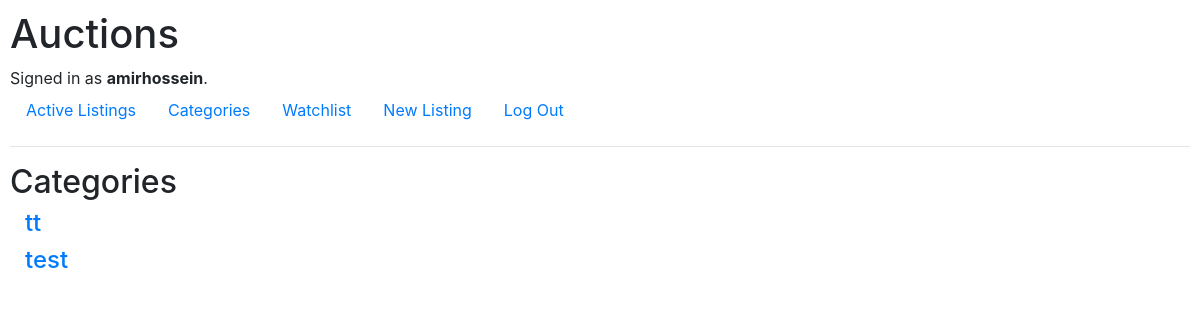
/categories (signed in), run on an earlier commit of the app's database.
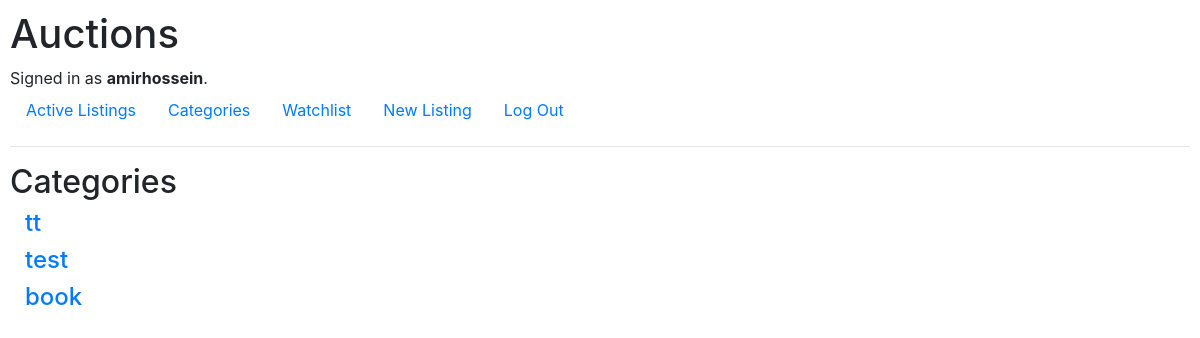
And on a later commit of the database.
### auctions/models.py (models this page shows, shortened)
class User(AbstractUser):
    def __str__(self):
        return f"id: {self.id}, username: {self.username}, email: {self.email}"

class Categories(models.Model):
    category = models.CharField(max_length=50)

### auctions/views.py (the view)
# urls.py: path("categories", views.categories, name="categories"),
def categories(request):
    category = Categories.objects.all()
    content = {
        "categories": category
    }
    return render(request, "auctions/categories.html", content)

### auctions/templates/auctions/categories.html
{% extends "auctions/layout.html" %}
{% block body %}
<h2>Categories</h2>
<div class="col-12">
    {% if categories %}
        {% for category in categories %}
            <h4> <a href="{% url 'categories_title' category.category %}"> {{ category.category }} </a> </h4>
        {% endfor %}
    {% else %}
        <h4>Ops! there is no categories!!</h4>
    {% endif %}
</div>
{% endblock %}

### auctions/templates/auctions/layout.html (shortened to what this page needs)
{% load static %}
<!DOCTYPE html>
<html lang="en">
    <head>
        <link rel="stylesheet" href="https://stackpath.bootstrapcdn.com/bootstrap/4.4.1/css/bootstrap.min.css">
        <link href="{% static 'auctions/styles.css' %}" rel="stylesheet">
    </head>
    <body>
        <h1>Auctions</h1>
        <div>
            {% if user.is_authenticated %}
                Signed in as <strong>{{ user.username }}</strong>.
            {% else %}
                Not signed in.
            {% endif %}
        </div>
        <ul class="nav">
            <li class="nav-item">
                <a class="nav-link" href="{% url 'index' %}">Active Listings</a>
            </li>
            <li class="nav-item">
                <a class="nav-link" href="{% url 'categories' %}">Categories</a>
            </li>
            {% if user.is_authenticated %}
                <li class="nav-item">
                    <a class="nav-link" href="{% url 'watchlist' %}">Watchlist</a>
                </li>
                <li class="nav-item">
                    <a class="nav-link" href="{% url 'new_listing' %}">New Listing<a/>
                </li>
                <li class="nav-item">
                    <a class="nav-link" href="{% url 'logout' %}">Log Out</a>
                </li>
            {% endif %}
        </ul>
        <hr>
        {% block body %}
        {% endblock %}
    </body>
</html>

### auctions/static/auctions/styles.css (style rules this page uses)
body { padding: 10px; }

What changed in the data, as far as the page shows it:
added Categories: category "book"
